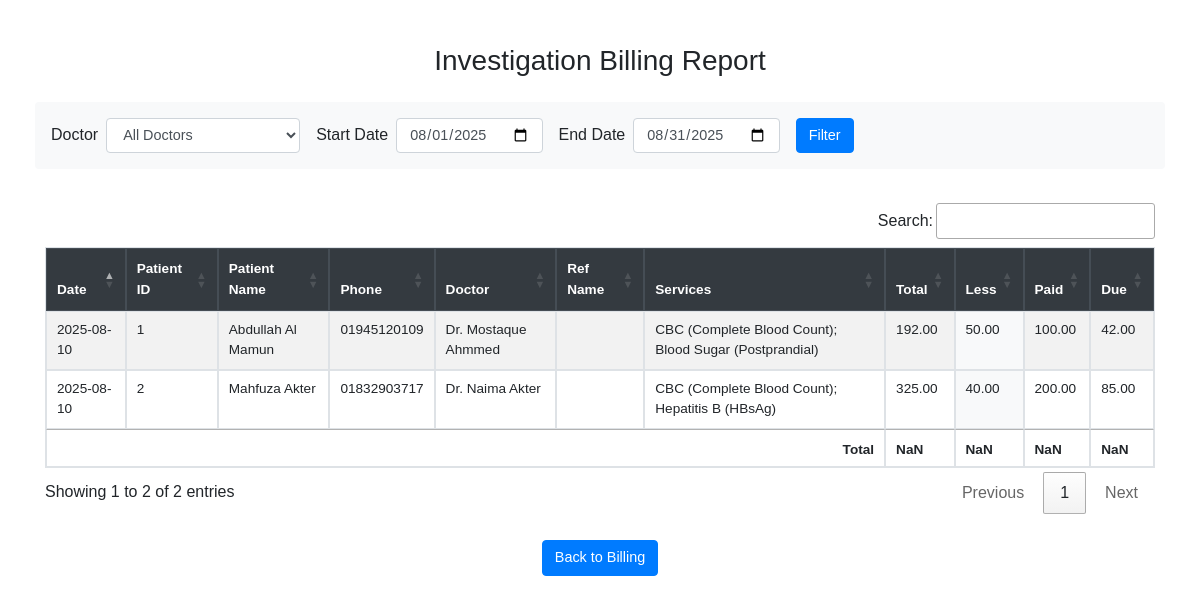
Page /billing_report.php on the earlier database version.
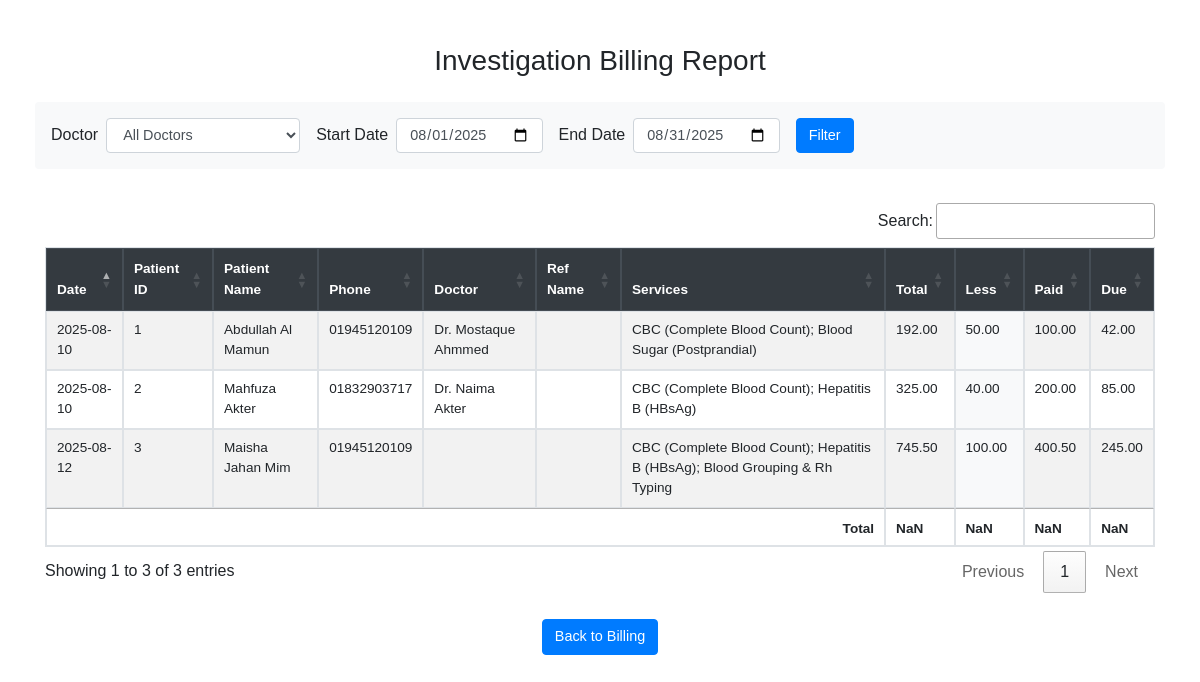
Same page on the later database version.
### tables this page shows
CREATE TABLE patients (
        patient_id INTEGER PRIMARY KEY AUTOINCREMENT,
        old_id TEXT,
        date TEXT,
        patient_name TEXT,
        sex TEXT,
        age TEXT,
        phone TEXT,
        ref_doctors TEXT,
        ref_name TEXT,
        delivery_date TEXT,
        delivery_time TEXT,
        remarks TEXT,
        less_total REAL,
        less_percent_total REAL,
        paid REAL,
        send_sms INTEGER,
        created_at TEXT,
        updated_at TEXT,
        address TEXT
    );

### billing_report.php (the view, shortened to what this page needs)
<?php
include 'db_sqlite.php';
$startDate = $_GET['start_date'] ?? date('Y-m-01');
$endDate = $_GET['end_date'] ?? date('Y-m-t');
$sql = "
  SELECT
    p.date,
    p.patient_id,
    p.patient_name,
    p.phone,
    p.ref_doctors AS doctor,
    p.ref_name,
    GROUP_CONCAT(b.service_name, '; ') AS services,
    SUM(b.final_price) AS total,
    p.less_total,
    p.paid,
    (SUM(b.final_price) - p.less_total - p.paid) AS due
  FROM billing b
  JOIN patients p ON b.patient_id = p.patient_id
  WHERE p.date BETWEEN ? AND ?
";
$params = [$startDate, $endDate];
$sql .= " GROUP BY p.patient_id, p.date, p.patient_name, p.phone, p.ref_doctors, p.ref_name, p.paid, p.less_total
  ORDER BY p.date DESC";
$stmt = $pdo->prepare($sql);
$stmt->execute($params);
$rows = $stmt->fetchAll(PDO::FETCH_ASSOC);
?>
<!DOCTYPE html>
<html>
<head>
  <link rel="stylesheet" href="https://stackpath.bootstrapcdn.com/bootstrap/4.5.2/css/bootstrap.min.css">
  <link rel="stylesheet" href="https://cdn.datatables.net/1.13.6/css/jquery.dataTables.min.css">
  <link rel="stylesheet" href="https://cdn.datatables.net/buttons/2.4.1/css/buttons.dataTables.min.css">
</head>
<body>
<div class="container py-4">
  <h3 class="mb-4 text-center">Investigation Billing Report</h3>
  <form method="GET" class="form-inline mb-4 bg-light p-3 rounded">
    <label class="mr-2">Doctor</label>
    <select name="doctor" id="doctorFilter" class="form-control mr-3">
      <option value="">All Doctors</option>
    </select>
    <label class="mr-2">Start Date</label>
    <input type="date" name="start_date" class="form-control mr-3" value="<?= $startDate ?>">
    <label class="mr-2">End Date</label>
    <input type="date" name="end_date" class="form-control mr-3" value="<?= $endDate ?>">
    <button class="btn btn-primary" type="submit">Filter</button>
  </form>
  <table id="billingTable" class="table table-bordered table-striped">
    <thead class="thead-dark">
      <tr>
        <th>Date</th>
        <th>Patient ID</th>
        <th>Patient Name</th>
        <th>Phone</th>
        <th>Doctor</th>
        <th>Ref Name</th>
        <th>Services</th>
        <th>Total</th>
        <th>Less</th>
        <th>Paid</th>
        <th>Due</th>
      </tr>
    </thead>
    <tbody>
      <?php foreach ($rows as $row): ?>
        <tr>
          <td><?= $row['date'] ?></td>
          <td><?= $row['patient_id'] ?></td>
          <td><?= htmlspecialchars($row['patient_name']) ?></td>
          <td><?= htmlspecialchars($row['phone']) ?></td>
          <td><?= htmlspecialchars($row['doctor'] ?? 'N/A') ?></td>
          <td><?= htmlspecialchars($row['ref_name'] ?? 'N/A') ?></td>
          <td><?= htmlspecialchars($row['services']) ?></td>
          <td><?= number_format($row['total'], 2) ?></td>
          <td class="discount-column"><?= number_format($row['less_total'], 2) ?></td>
          <td><?= number_format($row['paid'], 2) ?></td>
          <td><?= number_format($row['due'], 2) ?></td>
        </tr>
      <?php endforeach ?>
    </tbody>
    <tfoot>
      <tr>
        <th colspan="7" class="text-right">Total</th>
        <th></th>
        <th></th>
        <th></th>
        <th></th>
      </tr>
    </tfoot>
  </table>
  <div class="text-center mt-3">
    <a href="bill.php" class="btn btn-primary">Back to Billing</a>
  </div>
</div>
</body>
</html>

### billing_report.php (style rules this page uses)
body { font-family: Arial; padding: 20px; }
.container { max-width: 1400px; }
.table th, .table td { padding: .5rem; }
.form-control { font-size: 0.9rem; }
.btn { font-size: 0.9rem; }
#billingTable { font-size: 0.85rem; }
.discount-column { background-color: #f8f9fa; }

Differences in the rows shown:
added patients: date "2025-08-12", patient_id "3", patient_name "Maisha Jahan Mim", phone "01945120109", services "CBC (Complete Blood Count); Hepatitis B (HBsAg); Blood Grouping & Rh Typing", total "745.50", less_total "100.00", paid "400.50", due "245.00"
Other differences:
text written by a page script: "Search: Showing 1 to 2 of 2 entries Previous 1 Next" → "Search: Showing 1 to 3 of 3 entries Previous 1 Next"
